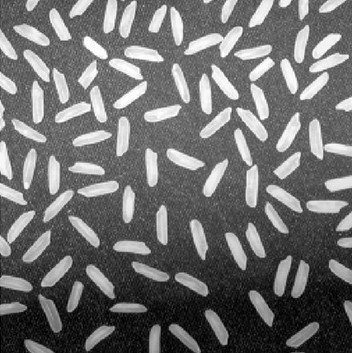
#> input picture InputImages/Thresholding.jpg, 352 x 353 px, found by its file name
$ python thresholding.py
#> lines starting #> are read from the running program, lines starting #| are printed output that depends on the picture; after the words box and inside, x2 and y2 are one past the last pixel; in counts of white or black regions, pixels touching at a corner belong together
from PIL import Image
from numpy import array
img = Image.open("..\\InputImages\\Thresholding.jpg")
#> img is the input picture: PIL image 352x353 RGB; min 0, max 255, mean 111
img.show()
arr = array(img)
img.close()
if arr.ndim > 2:
    arr = arr[:, :, 0]
width = len(arr[1])
#> width = 352
height = len(arr)
#> height = 353
thresholdValue = 120
for j in range(height):
    for i in range(width):
        if(arr[j][i] > thresholdValue):
            arr[j][i] = 255
        else:
            arr[j][i] = 0
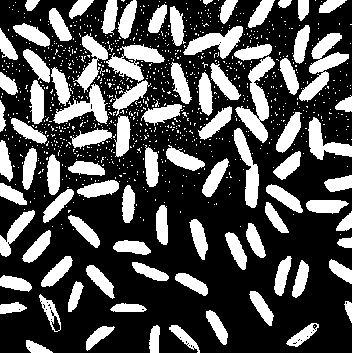
#> arr: shape (353, 352); 30.9% white; 1027 white regions (939 under 20 px), largest, box (x1, y1, x2, y2) and area: (235, 56, 275, 143) 1291, (299, 33, 349, 102) 1250, (106, 44, 165, 82) 1021
newImg = Image.fromarray(arr)
newImg.save("..\\OutputImages\\resultThresholding.png")
newImg.show()
